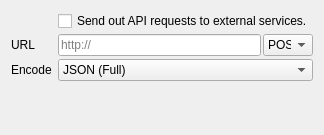
         <widget class="QWidget" name="tab_api">
          <attribute name="title">
           <string>API</string>
          </attribute>
          <layout class="QFormLayout" name="formLayout_3">
           <property name="fieldGrowthPolicy">
            <enum>QFormLayout::AllNonFixedFieldsGrow</enum>
           </property>
           <property name="verticalSpacing">
            <number>3</number>
           </property>
           <item row="0" column="1">
            <widget class="QCheckBox" name="checkBox_enableOutAPI">
             <property name="text">
              <string>Send out API requests to external services.</string>
             </property>
            </widget>
           </item>
           <item row="4" column="0">
            <widget class="QLabel" name="label_21">
             <property name="text">
              <string>Encode</string>
             </property>
            </widget>
           </item>
           <item row="4" column="1">
            <widget class="QComboBox" name="comboBox_api_encode">
             <item>
              <property name="text">
               <string>JSON (Full)</string>
              </property>
             </item>
             <item>
              <property name="text">
               <string>JSON (Simple key-value)</string>
              </property>
             </item>
             <item>
              <property name="text">
               <string>XML</string>
              </property>
             </item>
             <item>
              <property name="text">
               <string>CSV</string>
              </property>
             </item>
            </widget>
           </item>
           <item row="5" column="1">
            <spacer name="verticalSpacer">
             <property name="orientation">
              <enum>Qt::Vertical</enum>
             </property>
             <property name="sizeHint" stdset="0">
              <size>
               <width>20</width>
               <height>40</height>
              </size>
             </property>
            </spacer>
           </item>
           <item row="1" column="1">
            <widget class="QWidget" name="widget_24" native="true">
             <layout class="QHBoxLayout" name="horizontalLayout_27">
              <property name="spacing">
               <number>2</number>
              </property>
              <property name="leftMargin">
               <number>0</number>
              </property>
              <property name="topMargin">
               <number>0</number>
              </property>
              <property name="rightMargin">
               <number>0</number>
              </property>
              <property name="bottomMargin">
               <number>0</number>
              </property>
              <item>
               <widget class="QLineEdit" name="lineEdit_api_url">
                <property name="placeholderText">
                 <string>http://</string>
                </property>
               </widget>
              </item>
              <item>
               <widget class="QComboBox" name="comboBox_outApiMethod">
                <property name="maximumSize">
                 <size>
                  <width>50</width>
                  <height>16777215</height>
                 </size>
                </property>
                <item>
                 <property name="text">
                  <string>POST</string>
                 </property>
                </item>
                <item>
                 <property name="text">
                  <string>PUT</string>
                 </property>
                </item>
                <item>
                 <property name="text">
                  <string>GET</string>
                 </property>
                </item>
               </widget>
              </item>
             </layout>
            </widget>
           </item>
           <item row="1" column="0">
            <widget class="QLabel" name="label_20">
             <property name="text">
              <string>URL</string>
             </property>
            </widget>
           </item>
          </layout>
         </widget>
